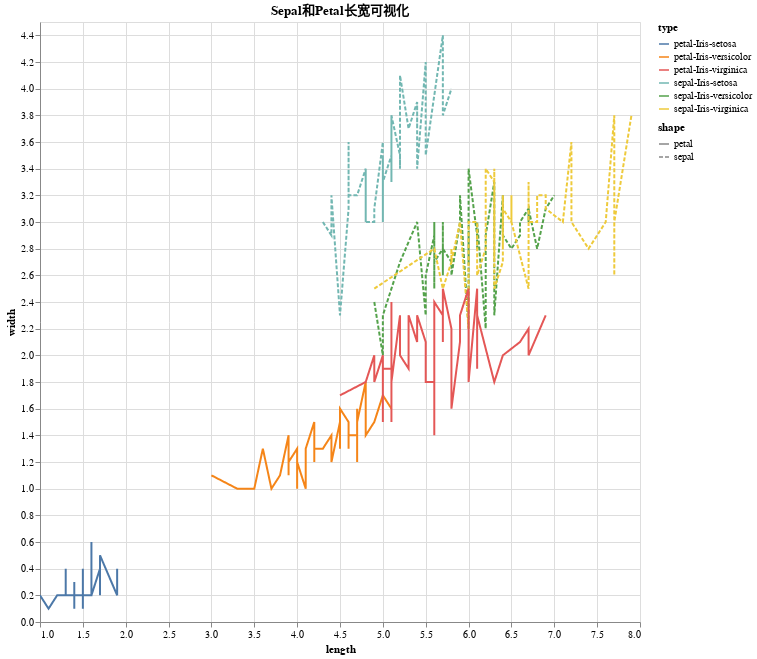

Notebook source saved alongside this figure:
### Code cell
# Create a line chart and each class is a line
# The X is length, Y is width, both for sepal and petal
# The color of the line is determined by its class
# The line should be smooth
line_chart = (
    alt.Chart(df2)
    .mark_line()
    .encode(
        x="length",
        y="width",
        color="type",
        strokeDash="shape",
        tooltip=["length", "width", "type"],
    )
    .properties(title="Sepal和Petal长宽可视化", width=600, height=600)
)

line_chart.interactive()

### Figure 1 — Vega-Lite specification as saved in the notebook (floating-point values rounded to 4 significant figures; data arrays with more than 128 entries replaced by an {"elided": "..."} marker saying what was removed)
{"config": {"view": {"continuousWidth": 400, "continuousHeight": 300}}, "data": {"name": "data-cfe5b1e8c0672b7cee7cc9a5a3f478e4"}, "mark": "line", "encoding": {"color": {"type": "nominal", "field": "type"}, "strokeDash": {"type": "nominal", "field": "shape"}, "tooltip": [{"type": "quantitative", "field": "length"}, {"type": "quantitative", "field": "width"}, {"type": "nominal", "field": "type"}], "x": {"type": "quantitative", "field": "length"}, "y": {"type": "quantitative", "field": "width"}}, "height": 600, "selection": {"selector044": {"type": "interval", "bind": "scales", "encodings": ["x", "y"]}}, "title": "Sepal和Petal长宽可视化", "width": 600, "$schema": "https://vega.github.io/schema/vega-lite/v4.8.1.json", "datasets": {"data-cfe5b1e8c0672b7cee7cc9a5a3f478e4": {"elided": "300 records"}}}
